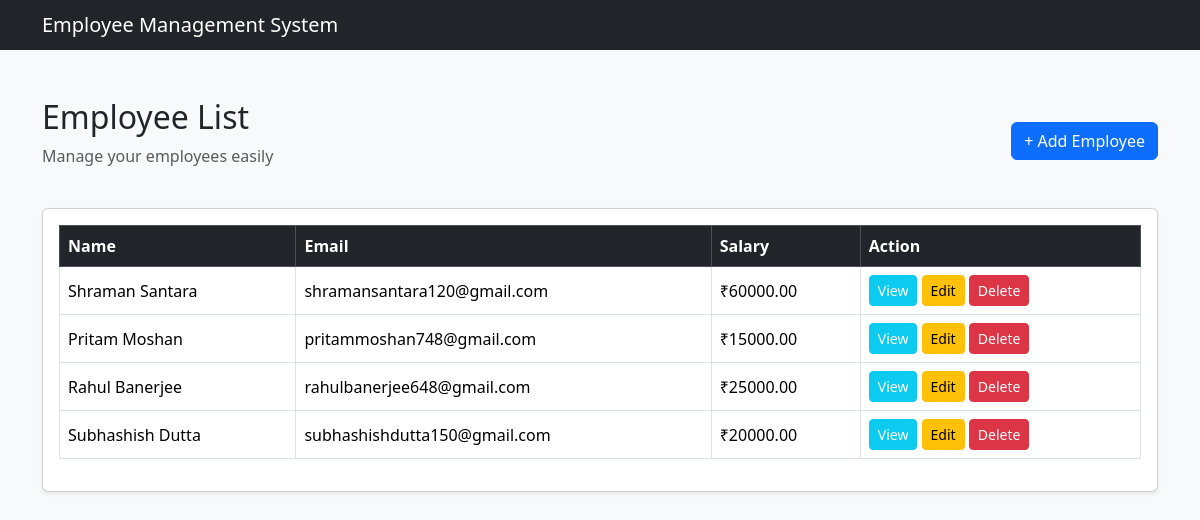
The page / on the database its author committed.
### employees/models.py (models this page shows, shortened)
class Employee(models.Model):
    name: models.CharField = models.CharField(max_length=100)
    email: models.EmailField = models.EmailField(unique=True)
    salary: models.DecimalField = models.DecimalField(
        max_digits=10,
        decimal_places=2
    )

### employees/views.py (the view)
# urls.py: path("", views.employee_list, name="employee_list"),
def employee_list(request: HttpRequest) -> HttpResponse:
    employees = Employee.objects.all()
    return render(
        request,
        "employees/employee_list.html",
        {"employees": employees}
    )

### employees/templates/employees/employee_list.html (shortened to what this page needs)
{% load static %}
<!DOCTYPE html>
<html lang="en">
<head>
    <link
        href="https://cdn.jsdelivr.net/npm/bootstrap@5.3.3/dist/css/bootstrap.min.css"
        rel="stylesheet"
    >
</head>
<body class="bg-light">
    <nav class="navbar navbar-dark bg-dark">
        <div class="container">
            <span class="navbar-brand mb-0 h1">
                Employee Management System
            </span>
        </div>
    </nav>
    <div class="container mt-5">
        <div class="d-flex justify-content-between align-items-center mb-4">
            <div>
                <h2>
                    Employee List
                </h2>
                <p class="text-muted">
                    Manage your employees easily
                </p>
            </div>
            <a
                href="{% url 'employee_add' %}"
                class="btn btn-primary"
            >
                + Add Employee
            </a>
        </div>
        <div class="card shadow-sm">
            <div class="card-body">
                <div class="table-responsive">
                    <table class="table table-bordered table-hover align-middle">
                        <thead class="table-dark">
                            <tr>
                                <th>
                                    Name
                                </th>
                                <th>
                                    Email
                                </th>
                                <th>
                                    Salary
                                </th>
                                <th>
                                    Action
                                </th>
                            </tr>
                        </thead>
                        <tbody id="employee-table-body">
                            {% for employee in employees %}
                            <tr id="employee-row-{{ employee.id }}">
                                <td>
                                    {{ employee.name }}
                                </td>
                                <td>
                                    {{ employee.email }}
                                </td>
                                <td>
                                    ₹{{ employee.salary }}
                                </td>
                                <td>
                                    <a
                                        href="{% url 'employee_detail' employee.id %}"
                                        class="btn btn-sm btn-info text-white"
                                    >
                                        View
                                    </a>
                                    <a
                                        href="{% url 'employee_edit' employee.id %}"
                                        class="btn btn-sm btn-warning"
                                    >
                                        Edit
                                    </a>
                                    <button
                                        type="button"
                                        class="btn btn-sm btn-danger"
                                        onclick="deleteEmployee({{ employee.id }})"
                                    >
                                        Delete
                                    </button>
                                </td>
                            </tr>
                            {% endfor %}
                        </tbody>
                    </table>
                </div>
            </div>
        </div>
    </div>
</body>
</html>

### rows shown on the page
Employee: name "Shraman Santara", email "shramansantara120@gmail.com", salary "60000.00"
Employee: name "Pritam Moshan", email "pritammoshan748@gmail.com", salary "15000.00"
Employee: name "Rahul Banerjee", email "rahulbanerjee648@gmail.com", salary "25000.00"
Employee: name "Subhashish Dutta", email "subhashishdutta150@gmail.com", salary "20000.00"
